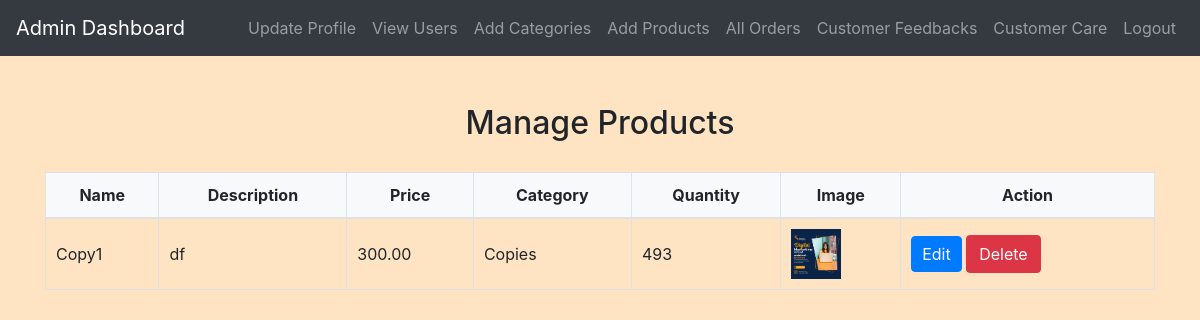
The app's page /admin/view_gifts.php (signed in) with its own data.
### tables this page shows
CREATE TABLE `gifts` (
  `gift_id` int(11) NOT NULL,
  `name` varchar(255) NOT NULL,
  `description` text NOT NULL,
  `price` decimal(10,2) NOT NULL,
  `category_id` int(11) DEFAULT NULL,
  `image_url` varchar(255) DEFAULT NULL,
  `quantity` int(11) DEFAULT 0
);

CREATE TABLE `categories` (
  `id` int(11) NOT NULL,
  `name` varchar(255) NOT NULL
);

### admin/view_gifts.php (the view, shortened to what this page needs)
<?php
include('config.php');
$gifts_query = "SELECT gifts.*, categories.name AS category_name FROM gifts
                LEFT JOIN categories ON gifts.category_id = categories.id";
$gifts_result = mysqli_query($conn, $gifts_query);
?>
<!DOCTYPE html>
<html>
<head>
    <link rel="stylesheet" href="https://maxcdn.bootstrapcdn.com/bootstrap/4.5.2/css/bootstrap.min.css">
    <link rel="stylesheet" href="../css/style.css">
</head>
<body>
<?php
include('admin_navbar.php');
?>
<div class="container mt-5">
    <h2>Manage Products</h2>
    <table class="table table-bordered">
        <thead>
            <tr>
                <th>Name</th>
                <th>Description</th>
                <th>Price</th>
                <th>Category</th>
                <th>Quantity</th>
                <th>Image</th>
                <th>Action</th>
            </tr>
        </thead>
        <tbody>
            <?php while ($giftRow = mysqli_fetch_assoc($gifts_result)) { ?>
            <tr>
                <td><?php echo $giftRow['name']; ?></td>
                <td><?php echo $giftRow['description']; ?></td>
                <td><?php echo $giftRow['price']; ?></td>
                <td><?php echo $giftRow['category_name']; ?></td>
                <td><?php echo $giftRow['quantity']; ?></td>
                <td><img src="uploads/<?php echo $giftRow['image_url']; ?>" alt="Gift Image" height="50"></td>
                <td>
                    <a href="edit_gift.php?gift_id=<?php echo $giftRow['gift_id']; ?>" class="btn btn-primary">Edit</a>
                    <a href="view_gifts.php?delete_id=<?php echo $giftRow['gift_id']; ?>" class="btn btn-danger" onclick="return confirm('Are you sure you want to delete this Product?')">Delete</a>
                </td>
            </tr>
            <?php } ?>
        </tbody>
    </table>
</div>
</body>
</html>

### css/style.css (style rules this page uses)
body { background-color: bisque; }
h1, h2, h3, h4 { text-align: center; margin-top: 30px; margin-bottom: 30px; }
.table { width: 100%; border-collapse: collapse; margin-top: 20px; }
.table th, .table td { padding: 10px; border: 1px solid #dee2e6; }
.table thead th { background-color: #f8f9fa; font-weight: bold; text-align: center; }
.table tbody td { vertical-align: middle; }
.table img { max-width: 100px; max-height: 100px; }
.btn-primary { padding: 5px 10px; }

### records on screen
gifts: name "Copy1", description "df", price "300.00", category.name "Copies", quantity "493", image_url (picture)
